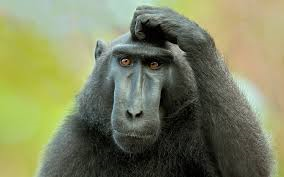
#> input picture dzien 9/images/monkey.png, 284 x 177 px; the run also reads 1 picture not shown here
$ jupyter execute --allow-errors numpy_bootcamp_zadania.ipynb   (shell and % lines are left out)
#> lines starting #> are read from the running program, lines starting #| are printed output that depends on the picture
Napisz poniżej funkcję, która wyprintuje Twoje imię i nazwisko:

# Indeksowanie, wycinanie, iterowanie - Indexing, Slicing and Iterating

### Stwórz liste sześcianów liczb od 0 do 9

[cell 1]
import numpy as np
a =np.arange(10)**3
a

### wybierz z listy zaznaczone elementy

[ 0, 1, **8, 27, 64**, 125, 216, 343, 512, 729]


[cell 2]
a[2:5]

[<b>0</b>, 1, <b>8</b>, 27, <b>64</b>, 125, 216, 343, 512, 729]

[cell 3]
a[:5:2]

### przekształć by otrzymać wynik

[-1000, 1,  -1000, 27, -1000,   125,   216,   343,   512, 729]

[cell 4]
a[:5:2] = -1000
a

### Odwróć listę

[cell 5]
a

### Sprawdź typ

[cell 6]
a.dtype

### W pętli for wyprintuj dla każdego elementu pierwiastek sześcienny z elementy

[cell 7]
for i in a:
    print(i * 1/3)

### Stwórz macierz 10x10 z kwadratami liczb od 1 do 100

[cell 8]
np.arange(1, 101).reshape(10,10)** 2

### Stwórz macierz 5x5 gdzie na krawędziach będą 0 a w środku 1

[cell 9]
a = np.zeros((5,5))
a[1:-1, 1:-1] = 1
a

### Stwórz tabliczkę mnożenia liczb od 0 do 9 w postaci dwuwymiarowej macierzy

[cell 10]
a = np.arange(10)
b = a.reshape(10, 1)
a * b

## Zad 2  Przekształć wczytane obrazki w opisany sposób

[cell 11]
# !pip install opencv-python
import matplotlib.pyplot as plt

[cell 12]
import matplotlib.image as mpimg
im1 = mpimg.imread('images/monkey.png')
#> im1 is the input picture: shape (177, 284, 4) float32; mean R, G, B, A 0.491, 0.511, 0.375, 1

[cell 13]
import cv2
im2 = cv2.imread("images/index.jpeg")

[cell 14]
im1.shape
#> Out = (177, 284, 4)

[cell 15]
im2.shape
#> Out = (177, 284, 3)

[cell 16]
plt.imshow(im1)

[cell 17]
plt.imshow(im2)

### stwórz wycinek -  spróbuj wybrać twarz

[cell 18]
plt.imshow(im1[30:150, 80:200,])
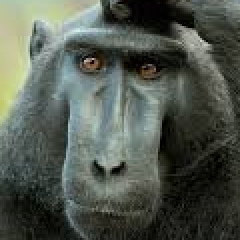
#> shown: shape (120, 120, 4) float32 (shown 2 times larger); mean R, G, B, A 0.321, 0.348, 0.311, 1

### wybierz jeden kolor

[cell 19]
im1[:,:,1] = 0
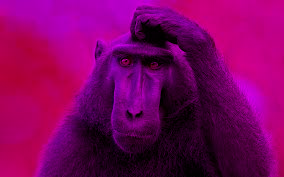
#> im1: shape (177, 284, 4) float32; mean R, G, B, A 0.491, 0, 0.375, 1
im1[:,:,2] = 0
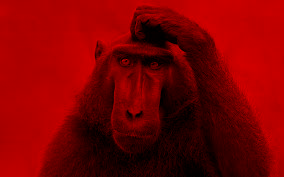
#> im1: shape (177, 284, 4) float32; mean R, G, B, A 0.491, 0, 0, 1
plt.imshow(im1)

### Obrót o wskazaną liczbę stopni

wykorzystaj ndimage.rotate ze scipy

[cell 20]
from scipy import ndimage

[cell 21]
data = ndimage.rotate(im1, 90)
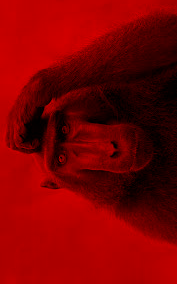
#> data: shape (284, 177, 4) float32; mean R, G, B, A 0.491, 0, 0, 1; drawn with min black and max white
plt.imshow(data)

### Czarno biały filtr

[cell 22]
r = im1[:,:,0] + im1[:,:,1]+ im1[:,:,2]
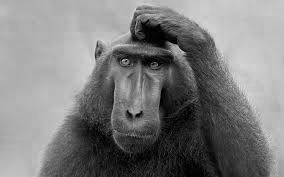
#> r: shape (177, 284) float32; min 0, max 0.867, mean 0.491
r.shape
#> (the rest of this cell did not finish here and is left out)

### Rozmazanie

wykorzystaj `ndimage.gaussian_filter`

Wyślij mi to proszę na adres: korzeniewski@gmail.com, w tytule wpisz "Ćwiczenia z NumPy"

[cell 23]
plt.imshow(ndimage.gaussian_filter(im1,4.5))
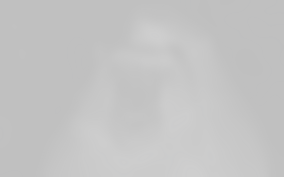
#> shown: shape (177, 284, 4) float32; mean R, G, B, A 0.372, 0.373, 0.373, 0.373; transparent parts drawn white
